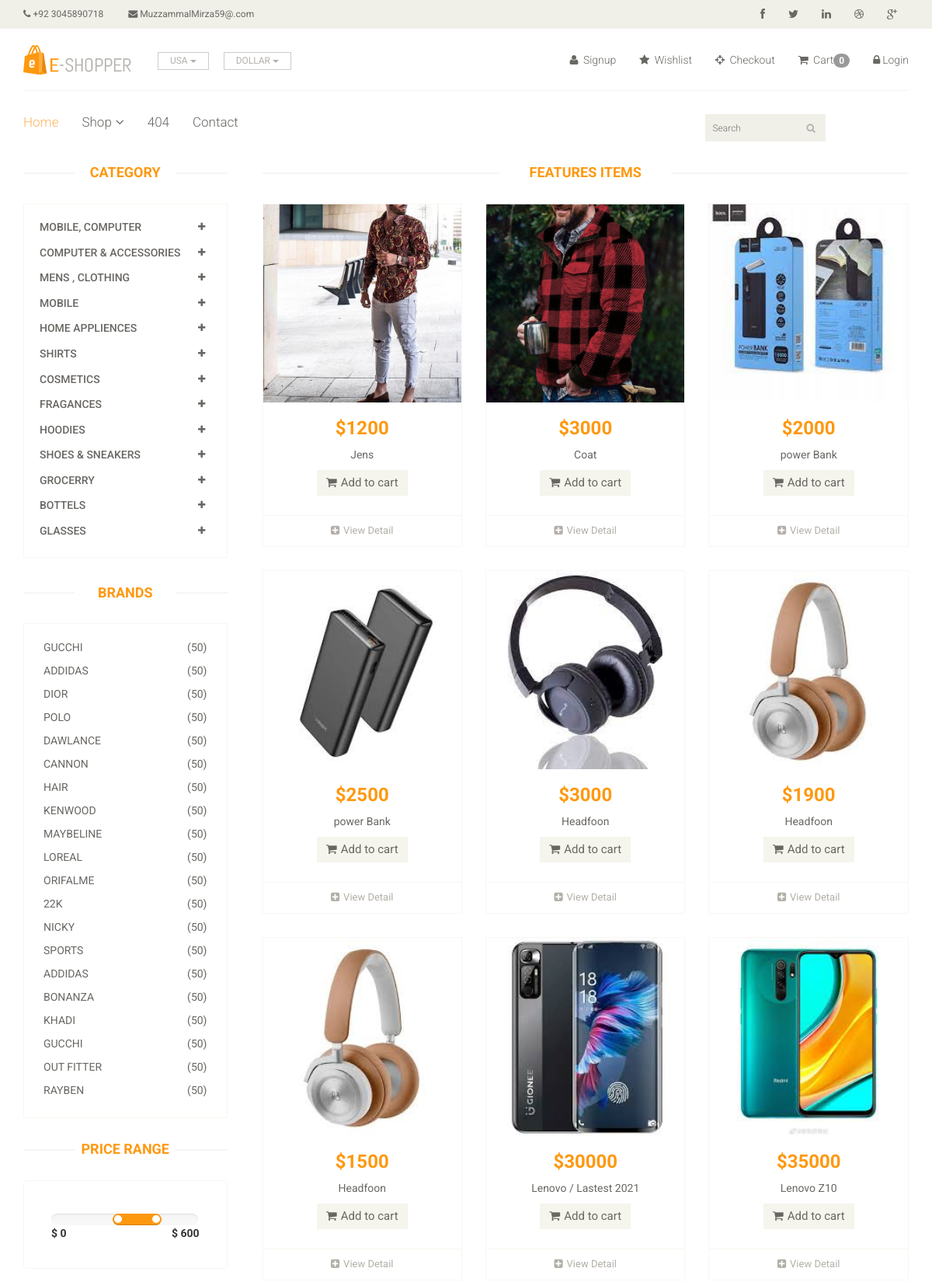
The app's page /product/ (upper part) with its own data.
### store/models.py (models this page shows, shortened)
class Cetagory(models.Model):
    name=models.CharField(max_length=70)

class Brand(models.Model):
    name=models.CharField(max_length=70,)

class Product(models.Model):
    Availability = (('In the stock','In the stock'),('out the stock ','Out the Stock'))
    cetagory = models.ForeignKey( Cetagory,on_delete=models.CASCADE,null=False,default='')
    sub_cetagory = models.ForeignKey(Sub_Cetagory,on_delete=models.CASCADE,null=False,default='')
    Brand = models.ForeignKey(Brand,on_delete=models.CASCADE,null=True,default='')
    image = models.ImageField(upload_to='ecommerce/pimg')
    name = models.CharField(max_length=70)
    price = models.IntegerField()
    Availability =models.CharField(choices=Availability,null=True,max_length=70)
    date = models.DateTimeField(auto_now_add=True)

### store/views.py (the view)
# urls.py: path('product/',views.product,name='product'),
def product(request):
    cetagory = Cetagory.objects.all()
    brand = Brand.objects.all()
    brandID = request.GET.get('brand')
    cetagoryID = request.GET.get('cetagory')
    if cetagoryID:
        product = Product.objects.filter(sub_cetagory=cetagoryID).order_by('-id')
    elif brandID:
        product = Product.objects.filter(Brand=brandID).order_by('-id')
    else:
        product = Product.objects.all()
    return render(request,'product.html',{'pro':cetagory,'brand':brand,'duct':product})

### store/templates/product.html (shortened to what this page needs)
{% extends 'base.html'%}
{% block body %}
<section>
		<div class="container">
			<div class="row">
				<div class="col-sm-3">
					<div class="left-sidebar">
						<h2>Category</h2>
						<div class="panel-group category-products" id="accordian">
							{% for cart in pro %}
							<div class="panel panel-default">
								<div class="panel-heading">
									<h4 class="panel-title">
										<a data-toggle="collapse" data-parent="#accordian" href="#{{cart.id}}">
											<span class="badge pull-right"><i class="fa fa-plus"></i></span>
											{{cart.name}}
										</a>
									</h4>
								</div>
							</div>
							{% endfor %}
						</div>
						<div class="brands_products">
							<h2>Brands</h2>
							<div class="brands-name">
								{% for i in brand %}
								<ul class="nav nav-pills nav-stacked">
									<li><a href="/product/?brand={{i.id}}"> <span class="pull-right">(50)</span>{{ i.name }}</a></li>
									{% endfor %}
								</ul>
							</div>
						</div>
						<div class="price-range">
							<h2>Price Range</h2>
							<div class="well">
								 <input type="text" class="span2" value="" data-slider-min="0" data-slider-max="600" data-slider-step="5" data-slider-value="[250,450]" id="sl2" ><br />
								 <b>$ 0</b> <b class="pull-right">$ 600</b>
							</div>
						</div>
					</div>
				</div>
				<div class="col-sm-9 padding-right">
					<div class="features_items">
						<h2 class="title text-center">Features Items</h2>
						{% for product in duct %}
						<div class="col-sm-4">
							<div class="product-image-wrapper">
								<div class="single-products">
										<div class="productinfo text-center">
											<img src="/{{product.image}}" alt="" />
											<h2>${{product.price}}</h2>
											<p>{{product.name}}</p>
											<a href="{% url 'cart_add' product.id %}" class="btn btn-default add-to-cart"><i class="fa fa-shopping-cart"></i>Add to cart</a>
										</div>
										<div class="product-overlay">
											<div class="overlay-content">
											</div>
										</div>
								</div>
								<div class="choose">
									<ul class="nav nav-pills nav-justified">
										<li><a href="{% url 'order_detail' product.id %}"><i class="fa fa-plus-square"></i>View Detail</a></li>
									</ul>
								</div>
							</div>
						</div>
						{% endfor %}
					</div>
					</div>
				</div>
			</div>
	</section>
{% endblock %}

### store/static/css/main.css (style rules this page uses)
body { font-family: 'Roboto', sans-serif; background:; position: relative; font-weight:400px; }
a { -webkit-transition: 300ms; -moz-transition: 300ms; -o-transition: 300ms; transition: 300ms; }
h1, h2, h3, h4, h5, h6 { font-family: 'Roboto', sans-serif; }
.category-products { border: 1px solid #F7F7F0; margin-bottom: 35px; padding-bottom: 20px; padding-top: 15px; }
.left-sidebar h2, .brands_products h2 { color: #FE980F; font-family: 'Roboto', sans-serif; font-size: 18px; font-weight: 700; margin: 0 auto 30px; text-align: center; text-transform: uppercase; position: relative; z-index:3; }
.left-sidebar h2:after, h2.title:after { content: " "; position: absolute; border: 1px solid #f5f5f5; bottom:8px; left: 0; width: 100%; height: 0; z-index: -2; }
.left-sidebar h2:before { content: " "; position: absolute; background: #fff; bottom: -6px; width: 130px; height: 30px; z-index: -1; left: 50%; margin-left: -65px; }
h2.title:before { content: " "; position: absolute; background: #fff; bottom: -6px; width: 220px; height: 30px; z-index: -1; left: 50%; margin-left: -110px; }
.category-products .panel { background-color: #FFFFFF; border: 0px; border-radius: 0px; box-shadow:none; margin-bottom: 0px; }
.category-products .panel-default .panel-heading { background-color: #FFFFFF; border: 0 none; color: #FFFFFF; padding: 5px 20px; }
.category-products .panel-default .panel-heading .panel-title a { color: #696763; font-family: 'Roboto', sans-serif; font-size: 14px; text-decoration: none; text-transform: uppercase; }
.category-products .badge { background:none; border-radius: 10px; color: #696763; display: inline-block; font-size: 12px; font-weight: bold; line-height: 1; min-width: 10px; padding: 3px 7px; text-align: center; vertical-align: baseline; white-space: nowrap; }
.brands-name { border: 1px solid #F7F7F0; padding-bottom: 20px; padding-top: 15px; }
.brands-name .nav-stacked li a { background-color: #FFFFFF; color: #696763; font-family: 'Roboto', sans-serif; font-size: 14px; padding: 5px 25px; text-decoration: none; text-transform: uppercase; }
.price-range { margin-top:30px; }
.well { background-color: #FFFFFF; border: 1px solid #F7F7F0; border-radius: 4px; box-shadow: none; margin-bottom: 20px; min-height: 20px; padding: 35px; }
.padding-right { padding-right: 0; }
.features_items { overflow:hidden; }
h2.title { color: #FE980F; font-family: 'Roboto', sans-serif; font-size: 18px; font-weight: 700; margin: 0 15px; text-transform: uppercase; margin-bottom: 30px; position: relative; }
.product-image-wrapper { border:1px solid #F7F7F5; overflow: hidden; margin-bottom:30px; }
.single-products { position: relative; }
.productinfo h2 { color: #FE980F; font-family: 'Roboto', sans-serif; font-size: 24px; font-weight: 700; }
.productinfo p { font-family: 'Roboto', sans-serif; font-size: 14px; font-weight: 400; color: #696763; }
.productinfo img { width: 100%; }
.productinfo { position:relative; }
.product-overlay { background:#FE980F; top: 0; display: none; height: 0; position: absolute; transition: height 500ms ease 0s; width: 100%; display: block; opacity:; }
.product-overlay .overlay-content { bottom: 0; position: absolute; bottom: 0; text-align: center; width: 100%; }
.add-to-cart { background:#F5F5ED; border: 0 none; border-radius: 0; color: #696763; font-family: 'Roboto', sans-serif; font-size: 15px; margin-bottom: 25px; }
.add-to-cart i { margin-right:5px; }
.choose { border-top: 1px solid #F7F7F0; }
.choose ul li a { color: #B3AFA8; font-family: 'Roboto', sans-serif; font-size: 13px; padding-left: 0; padding-right: 0; }
.choose ul li a i { margin-right:5px; }

### records on screen
Cetagory: name "MOBILE, COMPUTER"
Cetagory: name "COMPUTER & ACCESSORIES"
Cetagory: name "MENS , CLOTHING"
Cetagory: name "MOBILE"
Cetagory: name "HOME APPLIENCES"
Cetagory: name "SHIRTS"
Cetagory: name "COSMETICS"
Cetagory: name "FRAGANCES"
Cetagory: name "HOODIES"
Cetagory: name "SHOES & SNEAKERS"
Cetagory: name "GROCERRY"
Cetagory: name "BOTTELS"
Cetagory: name "GLASSES"
Brand: name "GUCCHI"
Brand: name "ADDIDAS"
Brand: name "DIOR"
Brand: name "POLO"
Brand: name "DAWLANCE"
Brand: name "CANNON"
Brand: name "HAIR"
Brand: name "KENWOOD"
Brand: name "MAYBELINE"
Brand: name "LOREAL"
Brand: name "ORIFALME"
Brand: name "22K"
Brand: name "NICKY"
Brand: name "SPORTS"
Brand: name "ADDIDAS"
Brand: name "BONANZA"
Brand: name "KHADI"
Brand: name "GUCCHI"
Brand: name "OUT FITTER"
Brand: name "RAYBEN"
Product: image (picture), price "1200", name "Jens"
Product: image (picture), price "3000", name "Coat"
Product: image (picture), price "2000", name "power Bank"
Product: image (picture), price "2500", name "power Bank"
Product: image (picture), price "3000", name "Headfoon"
Product: image (picture), price "1900", name "Headfoon"
Product: image (picture), price "1500", name "Headfoon"
Product: image (picture), price "30000", name "Lenovo / Lastest 2021"
Product: image (picture), price "35000", name "Lenovo Z10"

### other values on screen
{{ request.session.cart|length }} "0"
